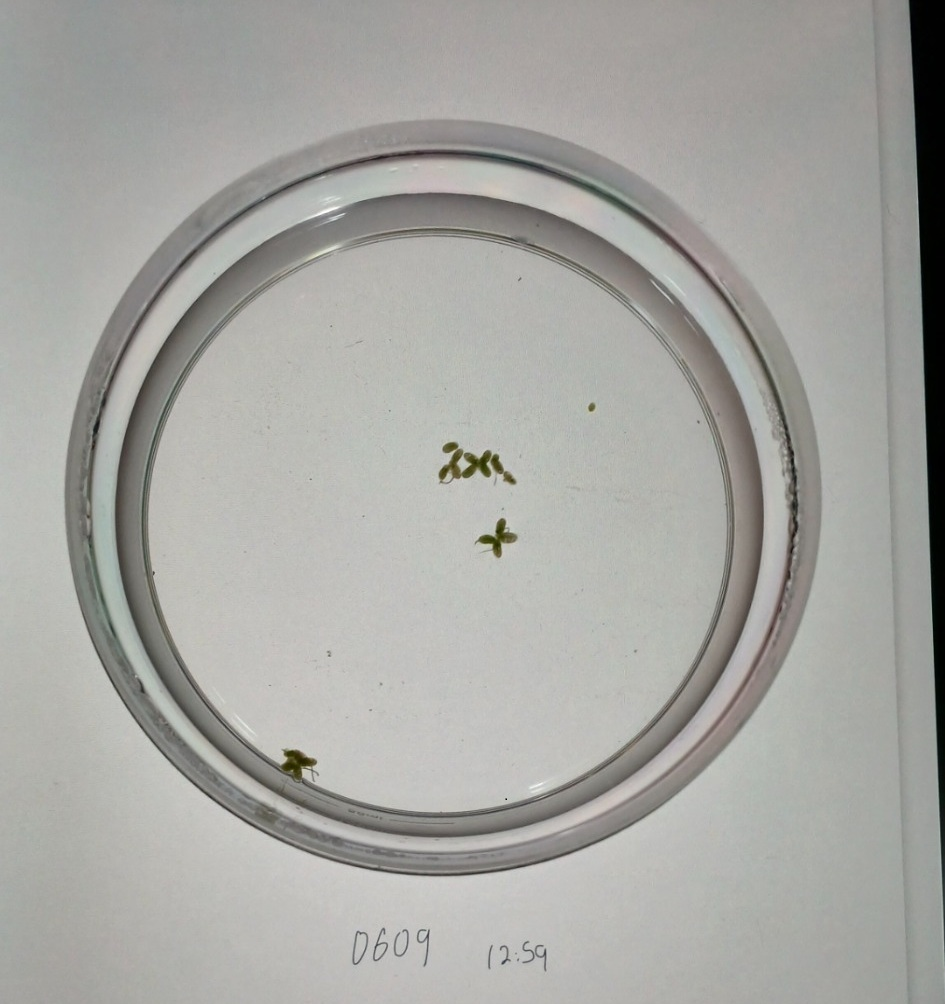
#> input picture 25-0820.jpg, 945 x 1004 px
$ python 08-get_size_grey.py
#> lines starting #> are read from the running program, lines starting #| are printed output that depends on the picture; after the words box and inside, x2 and y2 are one past the last pixel; in counts of white or black regions, pixels touching at a corner belong together
import cv2
import numpy as np

img_file = '25-0820.jpg'

# ====== 1) 이미지 로드 ======
img = cv2.imread(img_file)
#> img is the input picture: shape (1004, 945, 3); mean B, G, R 161.5, 165.8, 165.8
gray_img = cv2.imread(img_file, cv2.IMREAD_GRAYSCALE)
#> gray_img: shape (1004, 945); min 0, max 255, mean 165.3

if img is not None:
    cv2.imshow('RGB', img)
    cv2.imshow('Gray', gray_img)

    # 1. Grey to Binary
    ret, bin_img = cv2.threshold(gray_img, 127, 255, cv2.THRESH_BINARY)
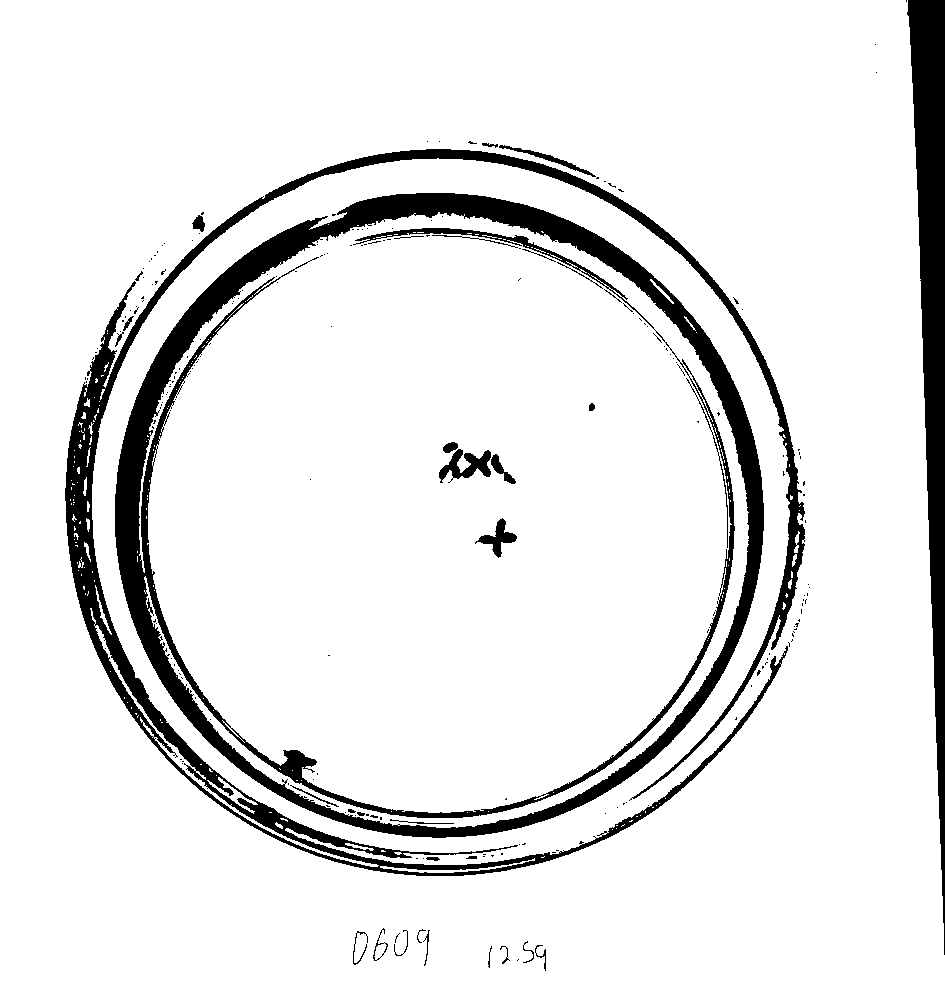
#> bin_img: shape (1004, 945); 90.2% white; 221 black regions (186 under 20 px), largest, box (x1, y1, x2, y2) and area: (115, 193, 764, 838) 43802, (65, 149, 805, 876) 28065, (907, 0, 945, 955) 17073
    cv2.imshow('Binary', bin_img)

    # 2. black pixel count (black == 0, white == 1)
    leaf_pixels = np.sum(bin_img == 0)
#> leaf_pixels = 93205
    print(f"leaf pixels: {leaf_pixels} px")
#| leaf pixels: 93205 px


    cv2.waitKey()
    cv2.destroyAllWindows()
else:
    print('No Image')
